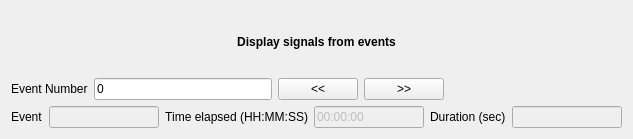
<?xml version="1.0" encoding="UTF-8"?>
<ui version="4.0">
 <class>DerivativeApproxResultsView</class>
 <widget class="QWidget" name="DerivativeApproxResultsView">
  <property name="geometry">
   <rect>
    <x>0</x>
    <y>0</y>
    <width>633</width>
    <height>139</height>
   </rect>
  </property>
  <property name="windowTitle">
   <string>Form</string>
  </property>
  <layout class="QGridLayout" name="gridLayout">
   <item row="0" column="0">
    <layout class="QVBoxLayout" name="verticalLayout">
     <item>
      <layout class="QHBoxLayout" name="horizontalLayout_2">
       <item>
        <widget class="QLabel" name="label_2">
         <property name="font">
          <font>
           <weight>75</weight>
           <bold>true</bold>
          </font>
         </property>
         <property name="text">
          <string>Display signals from events</string>
         </property>
         <property name="alignment">
          <set>Qt::AlignCenter</set>
         </property>
        </widget>
       </item>
      </layout>
     </item>
     <item>
      <layout class="QHBoxLayout" name="horizontalLayout">
       <item>
        <widget class="QLabel" name="label_4">
         <property name="text">
          <string>Event Number</string>
         </property>
        </widget>
       </item>
       <item>
        <widget class="QLineEdit" name="event_index_lineEdit">
         <property name="text">
          <string>0</string>
         </property>
        </widget>
       </item>
       <item>
        <widget class="QPushButton" name="prev_but">
         <property name="enabled">
          <bool>true</bool>
         </property>
         <property name="toolTip">
          <string>Display the previous window (window length will be added to the time elapsed).</string>
         </property>
         <property name="text">
          <string>&lt;&lt;</string>
         </property>
        </widget>
       </item>
       <item>
        <widget class="QPushButton" name="next_but">
         <property name="enabled">
          <bool>true</bool>
         </property>
         <property name="toolTip">
          <string>Display the next window (window length will be added to the time elapsed).</string>
         </property>
         <property name="text">
          <string>&gt;&gt;</string>
         </property>
        </widget>
       </item>
       <item>
        <spacer name="horizontalSpacer">
         <property name="orientation">
          <enum>Qt::Horizontal</enum>
         </property>
         <property name="sizeHint" stdset="0">
          <size>
           <width>40</width>
           <height>20</height>
          </size>
         </property>
        </spacer>
       </item>
      </layout>
     </item>
     <item>
      <layout class="QVBoxLayout" name="verticalLayout_2">
       <item>
        <layout class="QHBoxLayout" name="horizontalLayout_3">
         <item>
          <widget class="QLabel" name="label">
           <property name="text">
            <string>Event</string>
           </property>
          </widget>
         </item>
         <item>
          <widget class="QLineEdit" name="event_lineEdit">
           <property name="enabled">
            <bool>false</bool>
           </property>
          </widget>
         </item>
         <item>
          <widget class="QLabel" name="time_label">
           <property name="layoutDirection">
            <enum>Qt::LeftToRight</enum>
           </property>
           <property name="text">
            <string>Time elapsed (HH:MM:SS)</string>
           </property>
           <property name="alignment">
            <set>Qt::AlignRight|Qt::AlignTrailing|Qt::AlignVCenter</set>
           </property>
          </widget>
         </item>
         <item>
          <widget class="QLineEditLive" name="time_lineedit">
           <property name="enabled">
            <bool>false</bool>
           </property>
           <property name="toolTip">
            <string>Time elapsed since the beginning of the recording (ex. 01:10:5.5)
Press enter to display the detection window.</string>
           </property>
           <property name="text">
            <string notr="true">00:00:00</string>
           </property>
          </widget>
         </item>
         <item>
          <widget class="QLabel" name="duration_label">
           <property name="text">
            <string>Duration (sec)</string>
           </property>
          </widget>
         </item>
         <item>
          <widget class="QLineEdit" name="duration_lineEdit">
           <property name="enabled">
            <bool>false</bool>
           </property>
          </widget>
         </item>
        </layout>
       </item>
      </layout>
     </item>
     <item>
      <layout class="QVBoxLayout" name="result_layout"/>
     </item>
    </layout>
   </item>
  </layout>
 </widget>
 <customwidgets>
  <customwidget>
   <class>QLineEditLive</class>
   <extends>QLineEdit</extends>
   <header>widgets.QLineEditLive</header>
  </customwidget>
 </customwidgets>
 <resources/>
 <connections>
  <connection>
   <sender>next_but</sender>
   <signal>clicked()</signal>
   <receiver>DerivativeApproxResultsView</receiver>
   <slot>on_next_button()</slot>
   <hints>
    <hint type="sourcelabel">
     <x>435</x>
     <y>64</y>
    </hint>
    <hint type="destinationlabel">
     <x>269</x>
     <y>138</y>
    </hint>
   </hints>
  </connection>
  <connection>
   <sender>prev_but</sender>
   <signal>clicked()</signal>
   <receiver>DerivativeApproxResultsView</receiver>
   <slot>on_prev_button()</slot>
   <hints>
    <hint type="sourcelabel">
     <x>354</x>
     <y>64</y>
    </hint>
    <hint type="destinationlabel">
     <x>269</x>
     <y>138</y>
    </hint>
   </hints>
  </connection>
  <connection>
   <sender>event_index_lineEdit</sender>
   <signal>editingFinished()</signal>
   <receiver>DerivativeApproxResultsView</receiver>
   <slot>on_event_index_changed()</slot>
   <hints>
    <hint type="sourcelabel">
     <x>183</x>
     <y>56</y>
    </hint>
    <hint type="destinationlabel">
     <x>168</x>
     <y>74</y>
    </hint>
   </hints>
  </connection>
 </connections>
 <slots>
  <slot>on_choose_button()</slot>
  <slot>on_show_button()</slot>
  <slot>on_next_button()</slot>
  <slot>on_prev_button()</slot>
  <slot>on_event_index_changed()</slot>
 </slots>
</ui>
